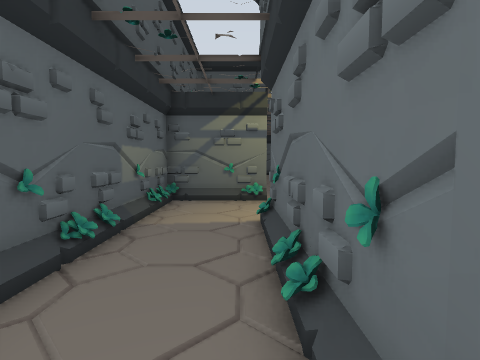
view 1 (above)

21 first-person views from a walk through a 3-D level made in the Godot game engine. The camera is 1.5 m above the floor, tilts 4° down and sees 80° across. The floor is counted in squares, 1 m on a side. Each view is taken from the middle of a square. On the plan, view 1 faces up. The plan holds only what a view shows up to about 14 squares ahead; the rest is blank. The place goes on beyond the plan.

view 2
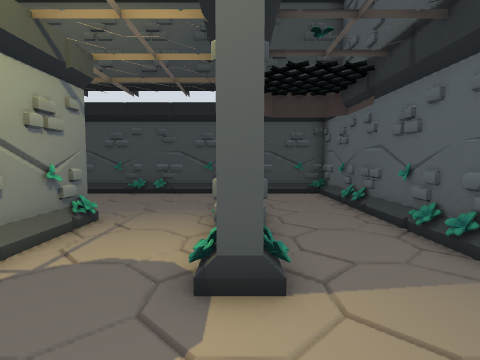

view 3
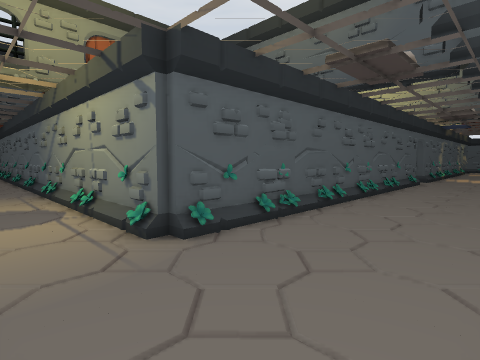

view 4
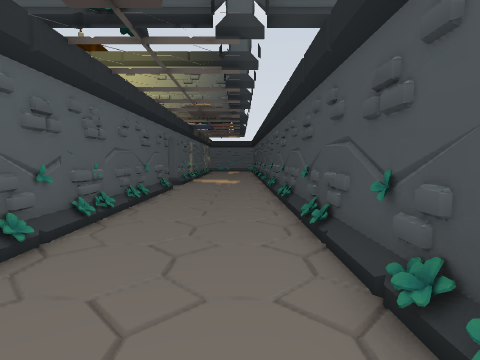

view 5
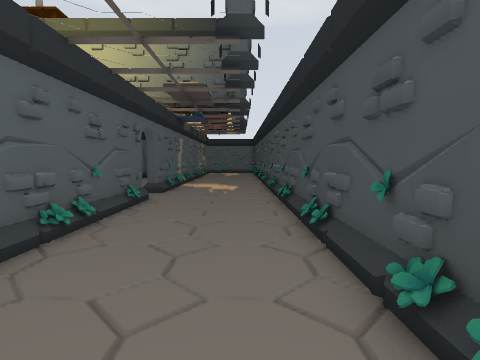

view 6
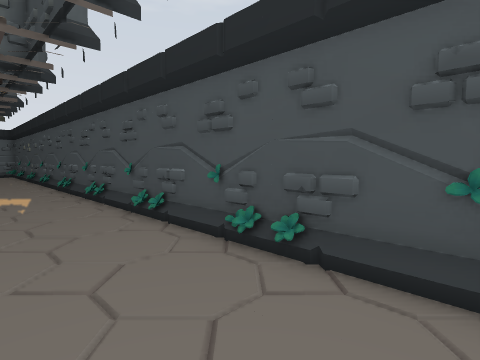

view 7
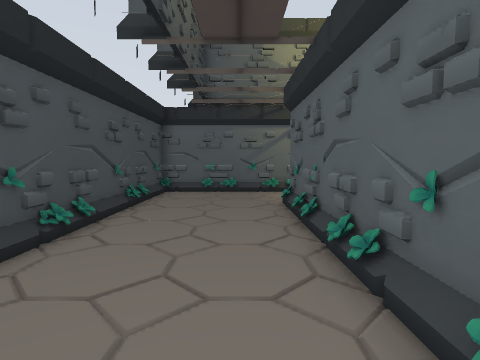

view 8
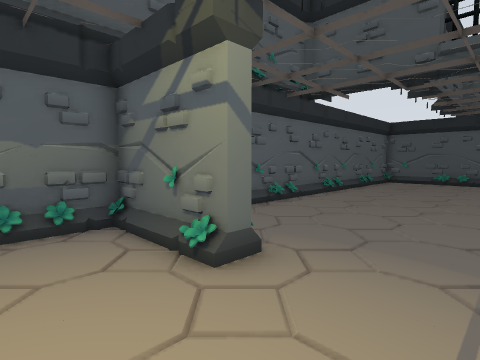

view 9
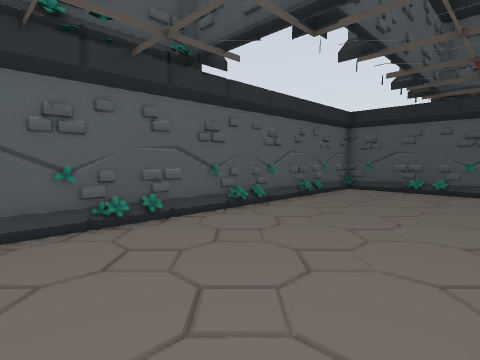

view 10
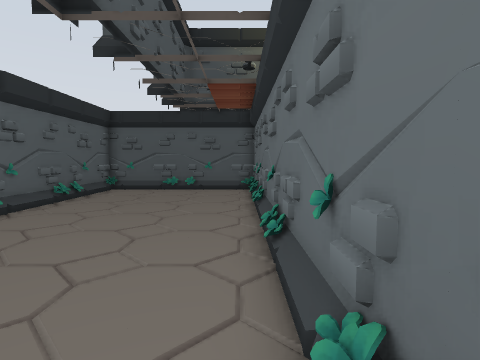

view 11
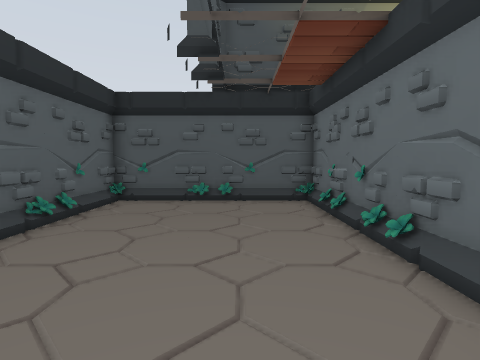

view 12
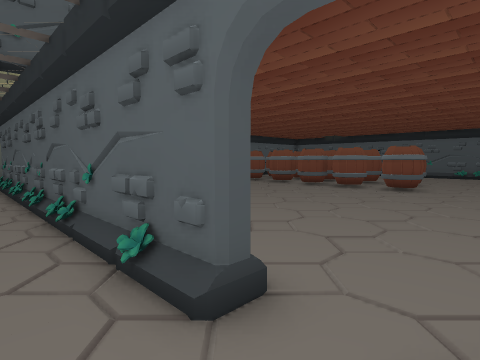

view 13
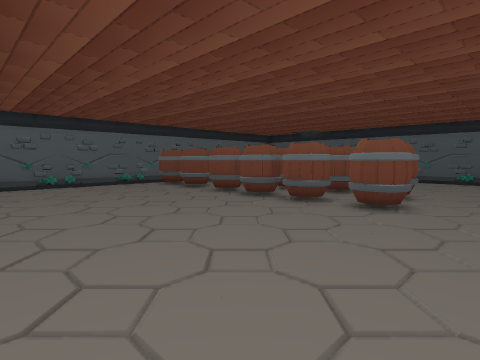

view 14
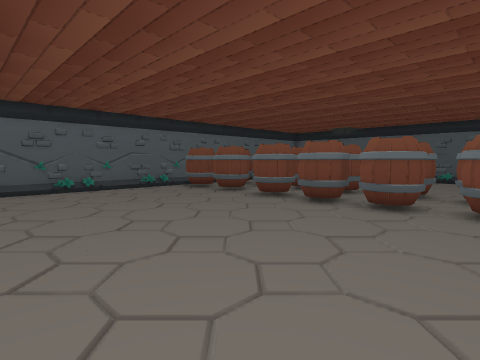

view 15
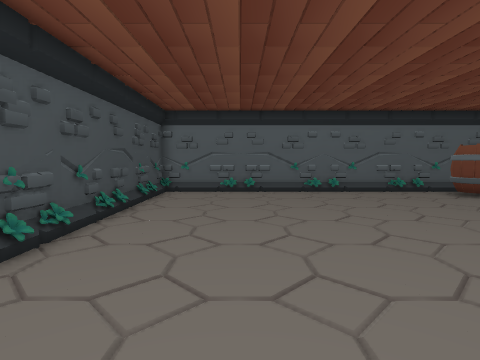

view 16
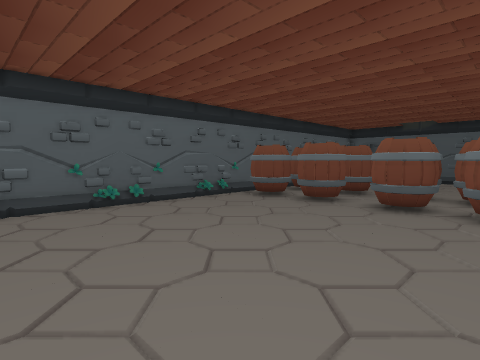

view 17
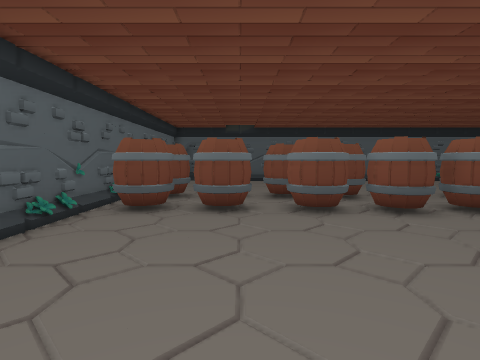

view 18
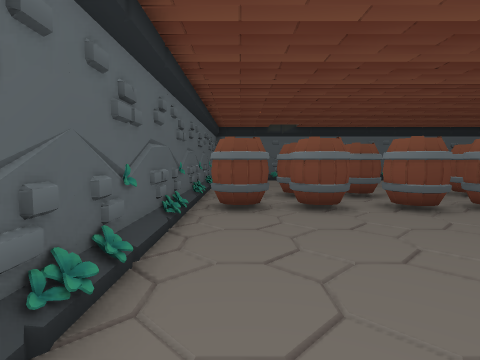

view 19
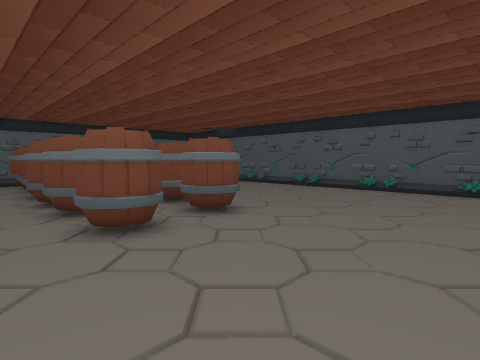

view 20
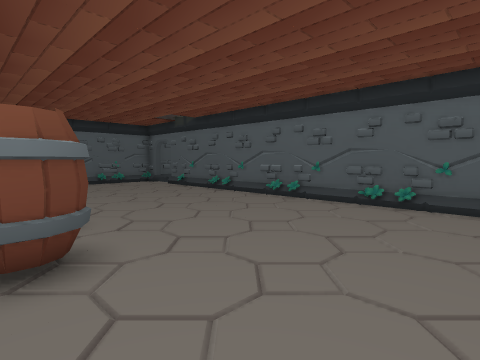

view 21
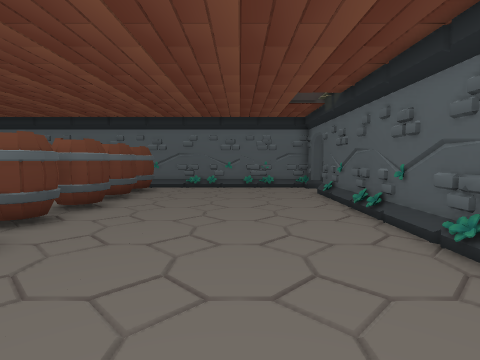

### Floor plan
Key: @ floor where view 1 was taken; # wall or solid block; x gap in a wall; . floor; B barrel.
Columns run from 3 left of view 1 to 26 right of it. Each row starts with its distance up from view 1.
 29 #########  x#################
 28 #.......# ...................
 27 #.......# ...................
 26 #.......# ...................
 25 #.......# ...................
 24 #.......# ...................
 23 #.......# ...................
 22 #.......# ...................
 21 #.......#.B..B.B.... ........
 20 #.......# BBBBBBBBBBB.BB......
 19 #.......# BBBB.B.BBBB.BB......
 18 #.......#     ................
 17 #.......#BBBBB.BBBBBBBBB......
 16 #.......#.B.BB.BBBB.BBBB......
 15 #.......#....................
 14  .......#................... .
 13   ......#..................
 12    .....#..................
 11 ####....#..................
 10 #.......#..................
  9 #.......#..................
  8 #.......#..................
  7 #...#...#...................
  6 #...#...#............ ......
  5 #...#...#............  .....
  4 #...#...#...........    ....
  3 #...#...##################..#
  2 #...#........................
  1 #...#........................
  0 #..@#.........................
 -1 #...#.........................
 -2 #...#.........................
 -3 ##############################

Positions as (right, up) in squares from view 1, and headings:
1: (0, 0), facing up
2: (1, 10), facing down
3: (2, -2), facing up-right
4: (7, -1), facing right
5: (11, -1), facing right
6: (14, 1), facing down-right
7: (15, 1), facing left
8: (4, 8), facing up-left
9: (4, 14), facing up-left
10: (4, 14), facing up
11: (2, 18), facing up
12: (24, 1), facing up-left
13: (23, 7), facing up-left
14: (20, 7), facing up-left
15: (19, 7), facing left
16: (15, 7), facing up-left
17: (10, 8), facing up
18: (7, 8), facing up
19: (26, 14), facing up-left
20: (24, 19), facing up-left
21: (21, 25), facing left
